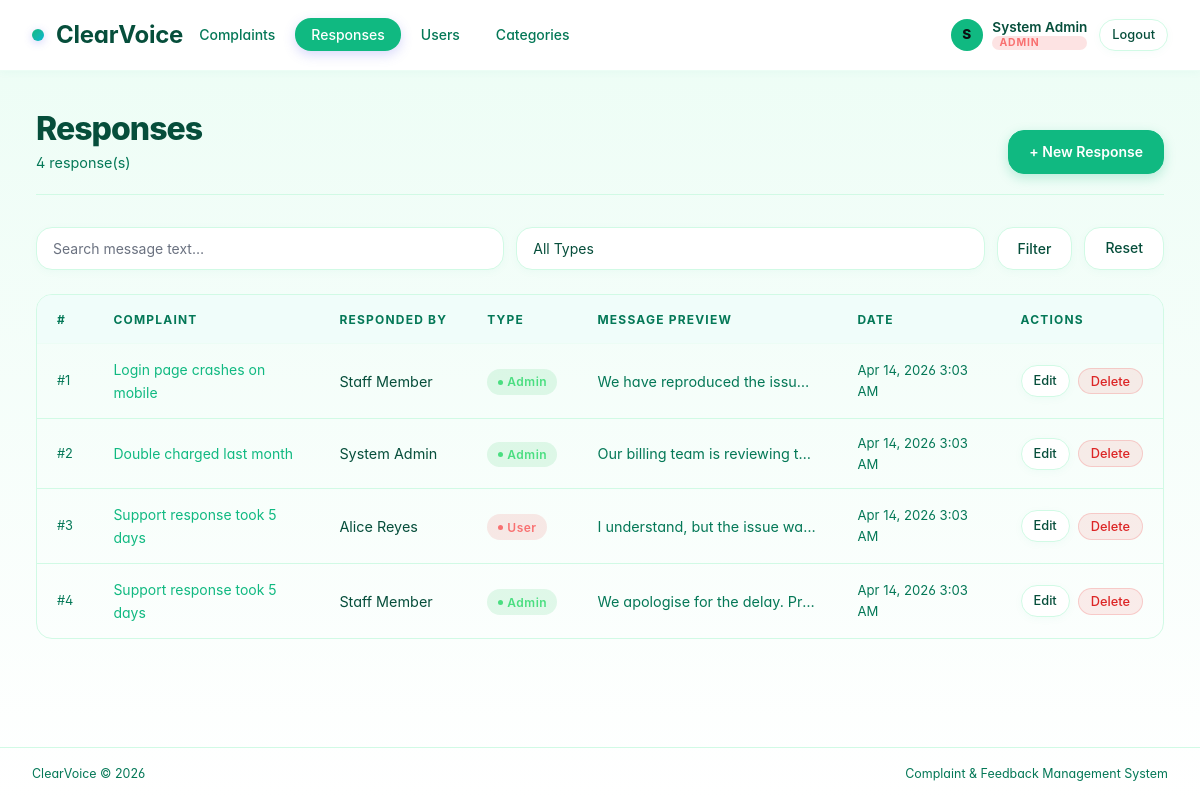
Page /pages/responses/index.php (signed in) on the committed database.
### tables this page shows
CREATE TABLE IF NOT EXISTS responses (
    id              INT UNSIGNED NOT NULL AUTO_INCREMENT PRIMARY KEY,
    complaint_id    INT UNSIGNED NOT NULL,
    user_id         INT UNSIGNED NOT NULL,
    message         TEXT         NOT NULL,
    is_admin_reply  TINYINT(1)   NOT NULL DEFAULT 0,
    created_at      DATETIME NOT NULL DEFAULT CURRENT_TIMESTAMP,
    updated_at      DATETIME NOT NULL DEFAULT CURRENT_TIMESTAMP ON UPDATE CURRENT_TIMESTAMP,
    CONSTRAINT fk_response_complaint FOREIGN KEY (complaint_id) REFERENCES complaints(id) ON DELETE CASCADE,
    CONSTRAINT fk_response_user      FOREIGN KEY (user_id)      REFERENCES users(id)      ON DELETE CASCADE
);

CREATE TABLE IF NOT EXISTS complaints (
    id          INT UNSIGNED AUTO_INCREMENT PRIMARY KEY,
    user_id     INT UNSIGNED  NOT NULL,
    category_id INT UNSIGNED  NOT NULL,
    title       VARCHAR(200)  NOT NULL,
    description TEXT          NOT NULL,
    status      ENUM('open','in_review','resolved','closed') NOT NULL DEFAULT 'open',
    created_at  DATETIME NOT NULL DEFAULT CURRENT_TIMESTAMP,
    updated_at  DATETIME NOT NULL DEFAULT CURRENT_TIMESTAMP ON UPDATE CURRENT_TIMESTAMP,
    CONSTRAINT fk_complaint_user     FOREIGN KEY (user_id)     REFERENCES users(id)      ON DELETE CASCADE,
    CONSTRAINT fk_complaint_category FOREIGN KEY (category_id) REFERENCES categories(id) ON DELETE RESTRICT
);

CREATE TABLE IF NOT EXISTS users (
    id          INT UNSIGNED AUTO_INCREMENT PRIMARY KEY,
    name        VARCHAR(100)  NOT NULL,
    email       VARCHAR(150)  NOT NULL UNIQUE,
    password    VARCHAR(255)  NOT NULL,
    role        ENUM('admin','staff','public') NOT NULL DEFAULT 'public',
    created_at  DATETIME NOT NULL DEFAULT CURRENT_TIMESTAMP,
    updated_at  DATETIME NOT NULL DEFAULT CURRENT_TIMESTAMP ON UPDATE CURRENT_TIMESTAMP
);

### includes/helpers.php (called while the page is built, shortened)
<?php
function e(string $value): string
{
    return htmlspecialchars($value, ENT_QUOTES | ENT_SUBSTITUTE, 'UTF-8');
}
function formatDate(string $datetime): string
{
    return date('M j, Y  g:i A', strtotime($datetime));
}

### pages/responses/index.php (the view, shortened to what this page needs)
<?php
require_once __DIR__ . '/../../includes/header.php';
$db         = getDB();
$search     = trim($_GET['search'] ?? '');
$params = [];
$where  = ['1=1'];
$sql = 'SELECT r.id, r.message, r.is_admin_reply, r.created_at,
               u.name AS user_name,
               c.id   AS complaint_id, c.title AS complaint_title
        FROM responses r
        JOIN users      u ON r.user_id      = u.id
        JOIN complaints c ON r.complaint_id = c.id
        WHERE ' . implode(' AND ', $where) . '
        ORDER BY r.created_at DESC';
$stmt      = $db->prepare($sql);
$stmt->execute($params);
$responses = $stmt->fetchAll();
?>
<div class="page-header">
    <div><h1>Responses</h1><p><?= count($responses) ?> response(s)</p></div>
    <a href="create.php" class="btn btn-primary">+ New Response</a>
</div>
<div class="search-bar">
    <form method="get" style="display:contents">
        <input type="text" name="search" value="<?= e($search) ?>" placeholder="Search message text…">
        <select name="type">
            <option value="">All Types</option>
        </select>
        <button type="submit" class="btn btn-secondary">Filter</button>
        <a href="index.php" class="btn btn-secondary">Reset</a>
    </form>
</div>
<?php if (empty($responses)): ?>
    <div class="empty-state"><div class="empty-icon">💬</div><p>No responses found.</p></div>
<?php else: ?>
<div class="table-wrap">
    <table>
        <thead>
            <tr>
                <th>#</th>
                <th>Complaint</th>
                <th>Responded By</th>
                <th>Type</th>
                <th>Message Preview</th>
                <th>Date</th>
                <th>Actions</th>
            </tr>
        </thead>
        <tbody>
        <?php foreach ($responses as $r): ?>
            <tr>
                <td style="color:var(--text-muted);font-size:.8rem">#<?= $r['id'] ?></td>
                <td>
                    <a href="../complaints/view.php?id=<?= $r['complaint_id'] ?>"
                       style="color:var(--accent);font-size:.875rem">
                        <?= e(mb_strimwidth($r['complaint_title'], 0, 40, '…')) ?>
                    </a>
                </td>
                <td><?= e($r['user_name']) ?></td>
                <td>
                    <?php if ($r['is_admin_reply']): ?>
                        <span class="badge badge-resolved">Admin</span>
                    <?php else: ?>
                        <span class="badge badge-open">User</span>
                    <?php endif; ?>
                </td>
                <td style="color:var(--text-muted);max-width:260px;overflow:hidden;text-overflow:ellipsis;white-space:nowrap">
                    <?= e(mb_strimwidth($r['message'], 0, 80, '…')) ?>
                </td>
                <td style="color:var(--text-muted);font-size:.82rem"><?= formatDate($r['created_at']) ?></td>
                <td>
                    <div class="actions">
                        <a href="edit.php?id=<?= $r['id'] ?>" class="btn btn-secondary btn-sm">Edit</a>
                        <button class="btn btn-danger btn-sm"
                            data-delete-url="delete.php?id=<?= $r['id'] ?>"
                            data-delete-label="response #<?= $r['id'] ?>">Delete</button>
                    </div>
                </td>
            </tr>
        <?php endforeach; ?>
        </tbody>
    </table>
</div>
<?php endif; ?>
<?php require_once __DIR__ . '/../../includes/footer.php'; ?>

### assets/css/style.css (style rules this page uses)
:root { --bg: #ffffff; --bg-card: #ffffff; --bg-hover: #f0fdfa; --bg-gradient: linear-gradient(135deg, #10b981 0%, #14b8a6 50%, #06b6d4 100%); --border: #d1fae5; --border-light:#ecfdf5; --accent: #10b981; --accent-dim: #059669; --accent-light: #34d399; --text: #064e3b; --text-muted: #047857; --text-subtle: #6b7280; --danger: #dc2626; --success: #059669; --info: #0891b2; --warning: #d97706; --radius: 8px; --radius-lg: 16px; --radius-xl: 24px; --font-head: 'Inter', 'Syne', sans-serif; --font-body: 'Inter', 'DM Sans', sans-serif; --shadow: 0 10px 40px rgba(16,185,129,.08); --shadow-sm: 0 2px 8px rgba(16,185,129,.04); --shadow-lg: 0 20px 60px rgba(16,185,129,.12); }
*, *::before, *::after { box-sizing: border-box; margin: 0; padding: 0; }
html { scroll-behavior: smooth; }
body { background: linear-gradient(to bottom, #ecfdf5, #ffffff); color: var(--text); font-family: var(--font-body); font-size: 14px; line-height: 1.6; min-height: 100vh; display: flex; flex-direction: column; font-feature-settings: "cv02", "cv03", "cv04", "cv11"; }
a { color: var(--accent); text-decoration: none; }
.page-header { display: flex; align-items: flex-end; justify-content: space-between; margin-bottom: 2rem; padding-bottom: 1.25rem; border-bottom: 1px solid var(--border); gap: 1rem; flex-wrap: wrap; }
.page-header h1 { font-family: var(--font-head); font-size: 2rem; font-weight: 800; letter-spacing: -.03em; line-height: 1.1; color: var(--text); }
.page-header p { color: var(--text-muted); font-size: .9rem; margin-top: .25rem; }
.table-wrap { overflow-x: auto; border-radius: var(--radius-lg); border: 1px solid var(--border); }
table { width: 100%; border-collapse: collapse; font-size: .9rem; }
thead { background: var(--bg-hover); border-bottom: 1px solid var(--border-light); }
thead th { font-family: var(--font-head); font-size: .75rem; font-weight: 700; text-transform: uppercase; letter-spacing: .1em; color: var(--text-muted); padding: .9rem 1.25rem; text-align: left; white-space: nowrap; }
tbody tr { border-bottom: 1px solid var(--border); transition: background .15s; }
tbody tr:last-child { border-bottom: none; }
tbody td { padding: .85rem 1.25rem; color: var(--text); vertical-align: middle; }
.badge { display: inline-flex; align-items: center; gap: .3rem; padding: .2rem .65rem; border-radius: 99px; font-size: .75rem; font-weight: 600; letter-spacing: .04em; white-space: nowrap; }
.badge::before { content: ''; width: 5px; height: 5px; border-radius: 50%; background: currentColor; }
.badge-open { background: rgba(239,68,68,.12); color: #f87171; }
.badge-resolved { background: rgba(34,197,94,.12); color: #4ade80; }
.btn { display: inline-flex; align-items: center; gap: .5rem; padding: .6rem 1.25rem; border-radius: var(--radius-lg); font-family: var(--font-body); font-size: .875rem; font-weight: 500; cursor: pointer; border: 1px solid transparent; transition: all .2s cubic-bezier(0.4, 0, 0.2, 1); text-decoration: none !important; white-space: nowrap; position: relative; overflow: hidden; }
.btn::before { content: ''; position: absolute; top: 50%; left: 50%; width: 0; height: 0; border-radius: 50%; background: rgba(255,255,255,.2); transform: translate(-50%, -50%); transition: width .3s, height .3s; }
.btn-primary { background: var(--accent); color: white; border-color: var(--accent); font-weight: 600; box-shadow: 0 4px 12px rgba(16,185,129,.25); }
.btn-secondary { background: var(--bg-card); color: var(--text); border-color: var(--border); box-shadow: var(--shadow-sm); }
.btn-danger { background: rgba(239,68,68,.1); color: var(--danger); border-color: rgba(239,68,68,.2); }
.btn-sm { padding: .3rem .75rem; font-size: .8rem; }
.actions { display: flex; gap: .5rem; align-items: center; }
input[type="text"], input[type="email"], input[type="color"], input[type="password"], select, textarea { background: var(--bg-card); border: 1px solid var(--border); border-radius: var(--radius-lg); color: var(--text); font-family: var(--font-body); font-size: .875rem; padding: .75rem 1rem; width: 100%; transition: all .2s cubic-bezier(0.4, 0, 0.2, 1); appearance: none; box-shadow: var(--shadow-sm); }
input::placeholder, textarea::placeholder { color: var(--text-subtle); }
.search-bar { display: flex; gap: .75rem; margin-bottom: 1.5rem; flex-wrap: wrap; }
.search-bar input, .search-bar select { flex: 1; min-width: 160px; }
.fade-in { animation: fadeIn .35s ease both; }

### rows in the picture
responses: id "1", complaint.title "Login page crashes on mobile", user.name "Staff Member", is_admin_reply "Admin", message "We have reproduced the issu…", created_at "Apr 14, 2026 3:03 AM"
responses: id "2", complaint.title "Double charged last month", user.name "System Admin", is_admin_reply "Admin", message "Our billing team is reviewing t…", created_at "Apr 14, 2026 3:03 AM"
responses: id "3", complaint.title "Support response took 5 days", user.name "Alice Reyes", is_admin_reply "User", message "I understand, but the issue wa…", created_at "Apr 14, 2026 3:03 AM"
responses: id "4", complaint.title "Support response took 5 days", user.name "Staff Member", is_admin_reply "Admin", message "We apologise for the delay. Pr…", created_at "Apr 14, 2026 3:03 AM"

### other values in the picture
substr($currentUser['name'], 0, 1) "S"
$currentUser['name'] "System Admin"
$currentUser['role'] "ADMIN"
count($responses) "4"
